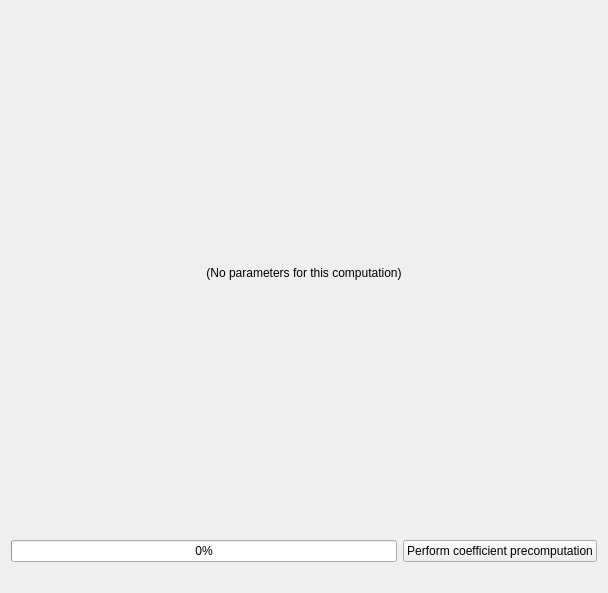
<ui version="4.0" >
 <class>SMPVerifyEigWidget</class>
 <widget class="QWidget" name="SMPVerifyEigWidget" >
  <property name="geometry" >
   <rect>
    <x>0</x>
    <y>0</y>
    <width>608</width>
    <height>593</height>
   </rect>
  </property>
  <property name="windowTitle" >
   <string>Form</string>
  </property>
  <layout class="QVBoxLayout" name="verticalLayout" >
   <item>
    <spacer name="verticalSpacer" >
     <property name="orientation" >
      <enum>Qt::Vertical</enum>
     </property>
     <property name="sizeHint" stdset="0" >
      <size>
       <width>20</width>
       <height>240</height>
      </size>
     </property>
    </spacer>
   </item>
   <item>
    <widget class="QLabel" name="label_2" >
     <property name="text" >
      <string>(No parameters for this computation)</string>
     </property>
     <property name="alignment" >
      <set>Qt::AlignCenter</set>
     </property>
    </widget>
   </item>
   <item>
    <spacer name="verticalSpacer_2" >
     <property name="orientation" >
      <enum>Qt::Vertical</enum>
     </property>
     <property name="sizeHint" stdset="0" >
      <size>
       <width>20</width>
       <height>237</height>
      </size>
     </property>
    </spacer>
   </item>
   <item>
    <layout class="QGridLayout" name="gridLayout" >
     <item row="0" column="0" >
      <widget class="QProgressBar" name="progressBar" >
       <property name="maximum" >
        <number>1</number>
       </property>
       <property name="value" >
        <number>0</number>
       </property>
      </widget>
     </item>
     <item row="1" column="0" >
      <widget class="QLabel" name="label" >
       <property name="text" >
        <string/>
       </property>
      </widget>
     </item>
     <item row="0" column="1" >
      <widget class="QPushButton" name="computeButton" >
       <property name="text" >
        <string>Perform coefficient precomputation</string>
       </property>
      </widget>
     </item>
    </layout>
   </item>
  </layout>
 </widget>
 <resources/>
 <connections/>
</ui>
